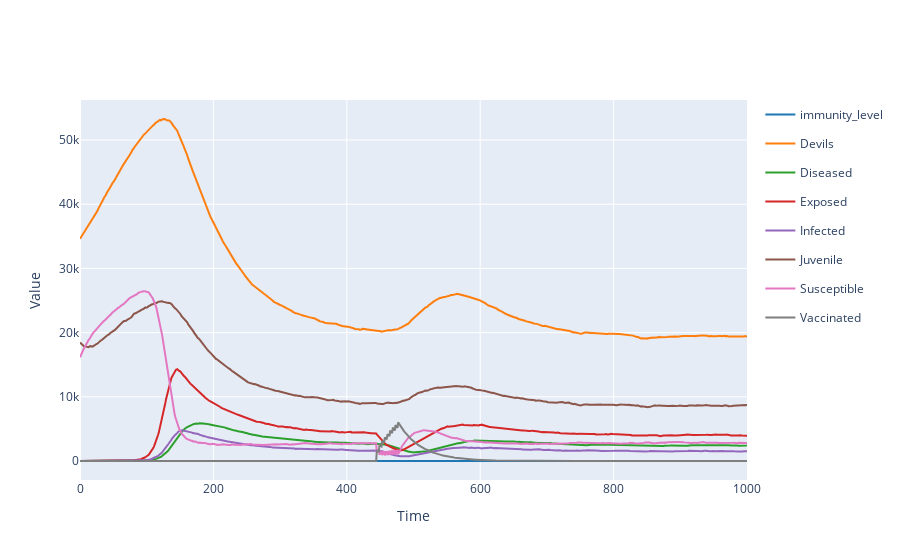

Notebook cell for this chart:
### Code cell
Saved_Results.plotplotly()

### Figure 1 — Plotly figure (JSON) as saved in the notebook; plotly's stock layout.template omitted (floating-point values rounded to 4 significant figures; data arrays with more than 128 entries replaced by an {"elided": "..."} marker saying what was removed)
{"data": [{"legendgroup": "immunity_level", "line": {"color": "#1f77b4"}, "mode": "lines", "name": "immunity_level", "type": "scatter", "x": {"elided": "1001 int values"}, "y": {"elided": "1001 int values"}}, {"legendgroup": "Devils", "line": {"color": "#ff7f0e"}, "mode": "lines", "name": "Devils", "type": "scatter", "x": {"elided": "1001 int values"}, "y": {"elided": "1001 int values"}}, {"legendgroup": "Diseased", "line": {"color": "#2ca02c"}, "mode": "lines", "name": "Diseased", "type": "scatter", "x": {"elided": "1001 int values"}, "y": {"elided": "1001 int values"}}, {"legendgroup": "Exposed", "line": {"color": "#d62728"}, "mode": "lines", "name": "Exposed", "type": "scatter", "x": {"elided": "1001 int values"}, "y": {"elided": "1001 int values"}}, {"legendgroup": "Infected", "line": {"color": "#9467bd"}, "mode": "lines", "name": "Infected", "type": "scatter", "x": {"elided": "1001 int values"}, "y": {"elided": "1001 int values"}}, {"legendgroup": "Juvenile", "line": {"color": "#8c564b"}, "mode": "lines", "name": "Juvenile", "type": "scatter", "x": {"elided": "1001 int values"}, "y": {"elided": "1001 int values"}}, {"legendgroup": "Susceptible", "line": {"color": "#e377c2"}, "mode": "lines", "name": "Susceptible", "type": "scatter", "x": {"elided": "1001 int values"}, "y": {"elided": "1001 int values"}}, {"legendgroup": "Vaccinated", "line": {"color": "#7f7f7f"}, "mode": "lines", "name": "Vaccinated", "type": "scatter", "x": {"elided": "1001 int values"}, "y": {"elided": "1001 int values"}}], "layout": {"showlegend": true, "title": {"text": ""}, "xaxis": {"title": {"text": "Time"}}, "yaxis": {"title": {"text": "Value"}}}}
